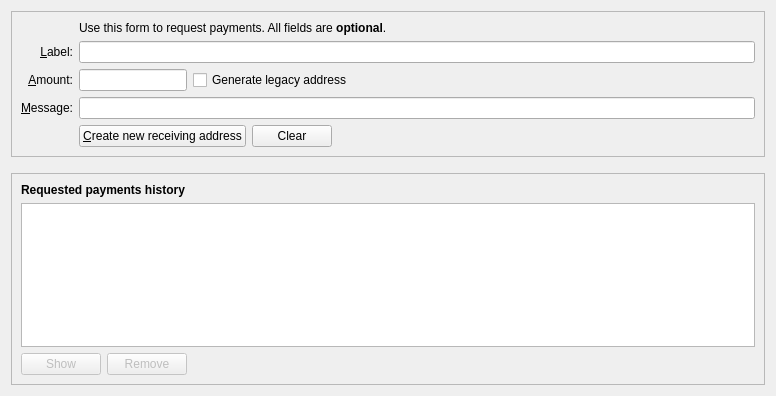
<?xml version="1.0" encoding="UTF-8"?>
<ui version="4.0">
 <class>ReceiveCoinsDialog</class>
 <widget class="QWidget" name="ReceiveCoinsDialog">
  <property name="geometry">
   <rect>
    <x>0</x>
    <y>0</y>
    <width>776</width>
    <height>396</height>
   </rect>
  </property>
  <layout class="QVBoxLayout" name="verticalLayout" stretch="0,0,1">
   <item>
    <widget class="QFrame" name="frame2">
     <property name="sizePolicy">
      <sizepolicy hsizetype="Preferred" vsizetype="Expanding">
       <horstretch>0</horstretch>
       <verstretch>0</verstretch>
      </sizepolicy>
     </property>
     <property name="frameShape">
      <enum>QFrame::StyledPanel</enum>
     </property>
     <property name="frameShadow">
      <enum>QFrame::Sunken</enum>
     </property>
     <layout class="QVBoxLayout" name="verticalLayout_3">
      <item>
       <layout class="QGridLayout" name="gridLayout">
        <item row="5" column="0">
         <widget class="QLabel" name="label">
          <property name="toolTip">
           <string>An optional amount to request. Leave this empty or zero to not request a specific amount.</string>
          </property>
          <property name="text">
           <string>&amp;Amount:</string>
          </property>
          <property name="alignment">
           <set>Qt::AlignRight|Qt::AlignTrailing|Qt::AlignVCenter</set>
          </property>
          <property name="buddy">
           <cstring>reqAmount</cstring>
          </property>
         </widget>
        </item>
        <item row="6" column="0">
         <widget class="QLabel" name="label_3">
          <property name="toolTip">
           <string>An optional message to attach to the payment request, which will be displayed when the request is opened. Note: The message will not be sent with the payment over the Refnet network.</string>
          </property>
          <property name="text">
           <string>&amp;Message:</string>
          </property>
          <property name="alignment">
           <set>Qt::AlignRight|Qt::AlignTrailing|Qt::AlignVCenter</set>
          </property>
          <property name="buddy">
           <cstring>reqMessage</cstring>
          </property>
         </widget>
        </item>
        <item row="4" column="2">
         <widget class="QLineEdit" name="reqLabel">
          <property name="toolTip">
           <string>An optional label to associate with the new receiving address.</string>
          </property>
         </widget>
        </item>
        <item row="2" column="2">
         <widget class="QLabel" name="label_5">
          <property name="text">
           <string>Use this form to request payments. All fields are &lt;b&gt;optional&lt;/b&gt;.</string>
          </property>
         </widget>
        </item>
        <item row="4" column="0">
         <widget class="QLabel" name="label_2">
          <property name="toolTip">
           <string>An optional label to associate with the new receiving address.</string>
          </property>
          <property name="text">
           <string>&amp;Label:</string>
          </property>
          <property name="alignment">
           <set>Qt::AlignRight|Qt::AlignTrailing|Qt::AlignVCenter</set>
          </property>
          <property name="buddy">
           <cstring>reqLabel</cstring>
          </property>
         </widget>
        </item>
        <item row="6" column="2">
         <widget class="QLineEdit" name="reqMessage">
          <property name="toolTip">
           <string>An optional message to attach to the payment request, which will be displayed when the request is opened. Note: The message will not be sent with the payment over the Refnet network.</string>
          </property>
         </widget>
        </item>
        <item row="7" column="2">
         <layout class="QHBoxLayout" name="horizontalLayout">
          <item>
           <widget class="QPushButton" name="receiveButton">
            <property name="minimumSize">
             <size>
              <width>150</width>
              <height>0</height>
             </size>
            </property>
            <property name="text">
             <string>&amp;Create new receiving address</string>
            </property>
            <property name="icon">
             <iconset resource="../refnet.qrc">
              <normaloff>:/icons/receiving_addresses</normaloff>:/icons/receiving_addresses</iconset>
            </property>
           </widget>
          </item>
          <item>
           <widget class="QPushButton" name="clearButton">
            <property name="sizePolicy">
             <sizepolicy hsizetype="Minimum" vsizetype="Fixed">
              <horstretch>0</horstretch>
              <verstretch>0</verstretch>
             </sizepolicy>
            </property>
            <property name="toolTip">
             <string>Clear all fields of the form.</string>
            </property>
            <property name="text">
             <string>Clear</string>
            </property>
            <property name="icon">
             <iconset resource="../refnet.qrc">
              <normaloff>:/icons/remove</normaloff>:/icons/remove</iconset>
            </property>
            <property name="autoDefault">
             <bool>false</bool>
            </property>
           </widget>
          </item>
          <item>
           <spacer name="horizontalSpacer">
            <property name="orientation">
             <enum>Qt::Horizontal</enum>
            </property>
            <property name="sizeHint" stdset="0">
             <size>
              <width>40</width>
              <height>20</height>
             </size>
            </property>
           </spacer>
          </item>
         </layout>
        </item>
        <item row="7" column="0">
         <widget class="QLabel" name="label_7">
          <property name="text">
           <string/>
          </property>
         </widget>
        </item>
        <item row="5" column="2">
         <layout class="QHBoxLayout" name="horizontalLayout_6">
          <item>
           <widget class="RefnetAmountField" name="reqAmount">
            <property name="sizePolicy">
             <sizepolicy hsizetype="Fixed" vsizetype="Fixed">
              <horstretch>0</horstretch>
              <verstretch>0</verstretch>
             </sizepolicy>
            </property>
            <property name="minimumSize">
             <size>
              <width>80</width>
              <height>0</height>
             </size>
            </property>
            <property name="maximumSize">
             <size>
              <width>1000</width>
              <height>100</height>
             </size>
            </property>
            <property name="toolTip">
             <string>An optional amount to request. Leave this empty or zero to not request a specific amount.</string>
            </property>
           </widget>
          </item>
          <item>
           <widget class="QCheckBox" name="useLegacyAddress">
            <property name="sizePolicy">
             <sizepolicy hsizetype="Fixed" vsizetype="Fixed">
              <horstretch>0</horstretch>
              <verstretch>0</verstretch>
             </sizepolicy>
            </property>
            <property name="maximumSize">
             <size>
              <width>1000</width>
              <height>16777215</height>
             </size>
            </property>
            <property name="focusPolicy">
             <enum>Qt::StrongFocus</enum>
            </property>
            <property name="toolTip">
             <string>Native segwit addresses (aka Bech32 or BIP-173) reduce your transaction fees later on and offer better protection against typos, but old wallets don't support them. When checked, an address compatible with older wallets will be created instead.</string>
            </property>
            <property name="text">
             <string>Generate legacy address</string>
            </property>
           </widget>
          </item>
          <item>
           <spacer name="horizontalSpacer_3">
            <property name="orientation">
             <enum>Qt::Horizontal</enum>
            </property>
            <property name="sizeHint" stdset="0">
             <size>
              <width>0</width>
              <height>0</height>
             </size>
            </property>
           </spacer>
          </item>
         </layout>
        </item>
       </layout>
      </item>
     </layout>
    </widget>
   </item>
   <item>
    <spacer name="verticalSpacer_2">
     <property name="orientation">
      <enum>Qt::Vertical</enum>
     </property>
     <property name="sizeHint" stdset="0">
      <size>
       <width>20</width>
       <height>10</height>
      </size>
     </property>
    </spacer>
   </item>
   <item>
    <widget class="QFrame" name="frame">
     <property name="sizePolicy">
      <sizepolicy hsizetype="Preferred" vsizetype="Expanding">
       <horstretch>0</horstretch>
       <verstretch>0</verstretch>
      </sizepolicy>
     </property>
     <property name="frameShape">
      <enum>QFrame::StyledPanel</enum>
     </property>
     <property name="frameShadow">
      <enum>QFrame::Raised</enum>
     </property>
     <layout class="QVBoxLayout" name="verticalLayout_2">
      <item>
       <widget class="QLabel" name="label_6">
        <property name="font">
         <font>
          <weight>75</weight>
          <bold>true</bold>
         </font>
        </property>
        <property name="text">
         <string>Requested payments history</string>
        </property>
       </widget>
      </item>
      <item>
       <widget class="QTableView" name="recentRequestsView">
        <property name="contextMenuPolicy">
         <enum>Qt::CustomContextMenu</enum>
        </property>
        <property name="tabKeyNavigation">
         <bool>false</bool>
        </property>
        <property name="sortingEnabled">
         <bool>true</bool>
        </property>
       </widget>
      </item>
      <item>
       <layout class="QHBoxLayout" name="horizontalLayout_2">
        <item>
         <widget class="QPushButton" name="showRequestButton">
          <property name="enabled">
           <bool>false</bool>
          </property>
          <property name="toolTip">
           <string>Show the selected request (does the same as double clicking an entry)</string>
          </property>
          <property name="text">
           <string>Show</string>
          </property>
          <property name="icon">
           <iconset resource="../refnet.qrc">
            <normaloff>:/icons/edit</normaloff>:/icons/edit</iconset>
          </property>
          <property name="autoDefault">
           <bool>false</bool>
          </property>
         </widget>
        </item>
        <item>
         <widget class="QPushButton" name="removeRequestButton">
          <property name="enabled">
           <bool>false</bool>
          </property>
          <property name="toolTip">
           <string>Remove the selected entries from the list</string>
          </property>
          <property name="text">
           <string>Remove</string>
          </property>
          <property name="icon">
           <iconset resource="../refnet.qrc">
            <normaloff>:/icons/remove</normaloff>:/icons/remove</iconset>
          </property>
          <property name="autoDefault">
           <bool>false</bool>
          </property>
         </widget>
        </item>
        <item>
         <spacer name="horizontalSpacer_2">
          <property name="orientation">
           <enum>Qt::Horizontal</enum>
          </property>
          <property name="sizeHint" stdset="0">
           <size>
            <width>40</width>
            <height>20</height>
           </size>
          </property>
         </spacer>
        </item>
       </layout>
      </item>
     </layout>
    </widget>
   </item>
  </layout>
 </widget>
 <customwidgets>
  <customwidget>
   <class>RefnetAmountField</class>
   <extends>QLineEdit</extends>
   <header>qt/refnetamountfield.h</header>
   <container>1</container>
  </customwidget>
 </customwidgets>
 <tabstops>
  <tabstop>reqLabel</tabstop>
  <tabstop>reqAmount</tabstop>
  <tabstop>useLegacyAddress</tabstop>
  <tabstop>reqMessage</tabstop>
  <tabstop>receiveButton</tabstop>
  <tabstop>clearButton</tabstop>
  <tabstop>recentRequestsView</tabstop>
  <tabstop>showRequestButton</tabstop>
  <tabstop>removeRequestButton</tabstop>
 </tabstops>
 <resources>
  <include location="../refnet.qrc"/>
 </resources>
 <connections/>
</ui>
